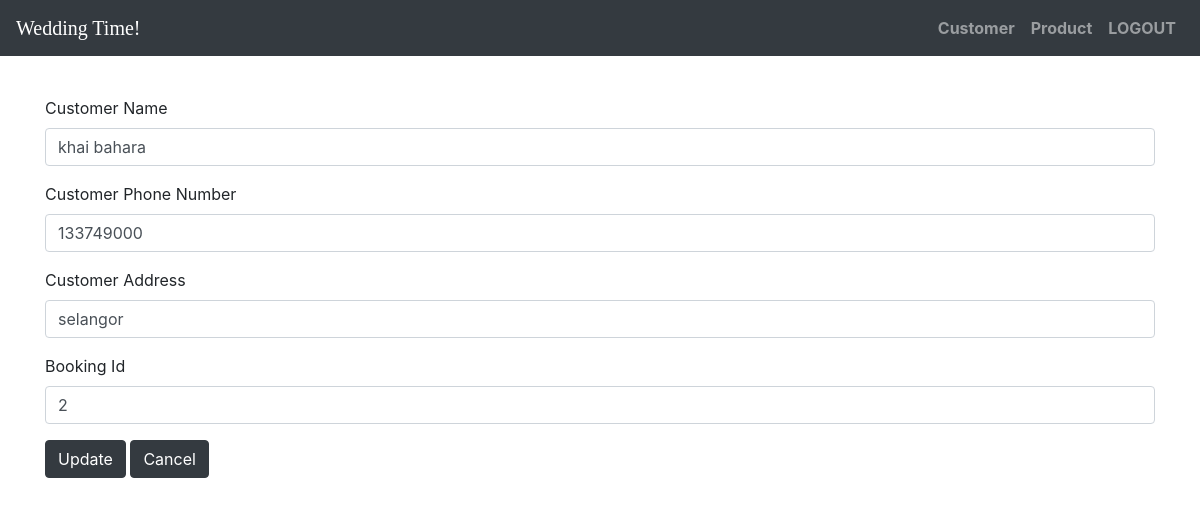
Page /customer/update/3.html on the committed database.
### tables this page shows
CREATE TABLE `customer` (
  `cusId` int(128) NOT NULL,
  `cusName` varchar(128) NOT NULL,
  `cusPhone` int(12) NOT NULL,
  `cusAdd` varchar(200) NOT NULL,
  `bookId` int(128) NOT NULL
);

### application/controllers/Customer.php (called while the page is built, shortened)
<?php
class Customer extends CI_Controller
{
    function __construct()
    {
        $this->load->model('Customer_model');
        $this->load->library('form_validation');
    }
    public function update($id)
    {
        $row = $this->Customer_model->get_by_id($id);
        if ($row) {
            $data = array(
                'button' => 'Update',
                'action' => site_url('customer/update_action'),
                'cusId' => set_value('cusId', $row->cusId),
                'cusName' => set_value('cusName', $row->cusName),
                'cusPhone' => set_value('cusPhone', $row->cusPhone),
                'cusAdd' => set_value('cusAdd', $row->cusAdd),
                'bookId' => set_value('bookId', $row->bookId),
            );
            $this->load->view('customer/customer_form', $data);
        } else {
            $this->session->set_flashdata('message', 'Record Not Found');
            redirect(site_url('customer'));
        }
    }
}

### index.php (called while the page is built, shortened)
<?php
require_once BASEPATH.'core/CodeIgniter.php';

### application/models/Customer_model.php (called while the page is built, shortened)
<?php
class Customer_model extends CI_Model
{
    public $table = 'customer';
    public $id = 'cusId';
    function get_by_id($id)
    {
        $this->db->where($this->id, $id);
        return $this->db->get($this->table)->row();
    }
}

### application/views/customer/customer_form.php (the view, shortened to what this page needs)
<!DOCTYPE html>
<html lang="en">
<head>
    <link rel="stylesheet" href="https://stackpath.bootstrapcdn.com/bootstrap/4.3.1/css/bootstrap.min.css">
    <link rel="stylesheet" href="path/to/font-awesome/css/font-awesome.min.css">
    <link rel="stylesheet" href="https://use.fontawesome.com/releases/v5.8.1/css/all.css">
</head>
<body>
    <nav class="navbar navbar-expand-lg navbar-dark bg-dark fixed-top">
        <a class="navbar-brand" href="<?= base_url('staffdash'); ?>"><span style="color:white;font-family: cursive;">Wedding Time!</span></a>
        <div class="collapse navbar-collapse" id="navbarResponsive">
            <ul class="navbar-nav ml-auto">
                <li class="nav-item">
                    <a class="nav-link" href="<?= base_url('customer'); ?>">Customer</a>
                </li>
                <li class="nav-item">
                    <a class="nav-link" href="<?= base_url('product'); ?>">Product</a>
                </li>
                <li class="nav-item">
                    <a class="nav-link" href="<?= base_url('login/logout'); ?>">LOGOUT</a>
                </li>
            </ul>
        </div>
    </nav>
    <br><br><br><br>
    <div class="container">
        <form action="<?php echo $action; ?>" method="post">
            <div class="form-group">
                <label for="varchar">Customer Name <?php echo form_error('cusName') ?></label>
                <input type="text" class="form-control" name="cusName" id="cusName" placeholder="CusName" value="<?php echo $cusName; ?>" />
            </div>
            <div class="form-group">
                <label for="int">Customer Phone Number <?php echo form_error('cusPhone') ?></label>
                <input type="text" class="form-control" name="cusPhone" id="cusPhone" placeholder="CusPhone" value="<?php echo $cusPhone; ?>" />
            </div>
            <div class="form-group">
                <label for="varchar">Customer Address <?php echo form_error('cusAdd') ?></label>
                <input type="text" class="form-control" name="cusAdd" id="cusAdd" placeholder="CusAdd" value="<?php echo $cusAdd; ?>" />
            </div>
            <div class="form-group">
                <label for="int">Booking Id <?php echo form_error('bookId') ?></label>
                <input type="text" class="form-control" name="bookId" id="bookId" placeholder="BookId" value="<?php echo $bookId; ?>" />
            </div>
            <button type="submit" class="btn btn-dark"><?php echo $button ?></button>
            <a href="<?php echo site_url('customer') ?>" class="btn btn-dark">Cancel</a>
        </form>
    </div>
</body>
</html>

### application/views/customer/customer_form.php (style rules this page uses)
body { background-repeat: no-repeat; background-attachment: fixed; background-position: center; }
ul li { list-style: none; }
ul li a { color: black; font-weight: bold; }

### rows in the picture
customer: cusName "khai bahara", cusPhone "133749000", cusAdd "selangor", bookId "2"

### other values in the picture
$button "Update"
